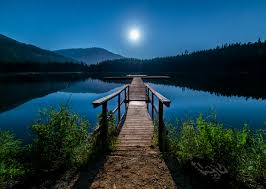
#> input picture OpenCV/Images/roadway.jpg, 266 x 189 px
$ python 15_thresh_binary.py
#> lines starting #> are read from the running program, lines starting #| are printed output that depends on the picture; after the words box and inside, x2 and y2 are one past the last pixel; in counts of white or black regions, pixels touching at a corner belong together

import cv2 as cv

import matplotlib.pyplot as plt
import numpy as np


img =  cv.imread('Images/roadway.jpg')
#> img is the input picture: shape (189, 266, 3); mean B, G, R 82.2, 65.3, 27.7
# cv.imshow('Img',img)

gray = cv.cvtColor(img,cv.COLOR_BGR2GRAY)
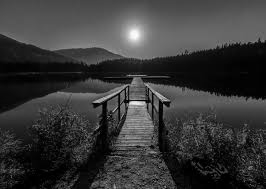
#> gray: shape (189, 266); min 0, max 255, mean 56
cv.imshow('Gray',gray)


# simple thresholding
threshold, thresh = cv.threshold(gray,  100 , 255, cv.THRESH_BINARY ) # if  >150 - 255 or  0 thats why
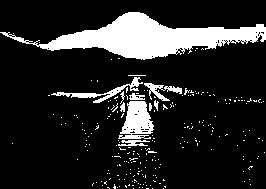
#> thresh: shape (189, 266); 15.1% white; 238 white regions (228 under 20 px), largest, box (x1, y1, x2, y2) and area: (0, 12, 266, 60) 5218, (118, 101, 154, 139) 873, (51, 77, 143, 103) 431
cv.imshow('SImple Threshold',thresh)

#inv thresholding
threshold, thresh_inv = cv.threshold(gray,  100 , 255, cv.THRESH_BINARY_INV) # if  >150 - 255 or  0 thats why
cv.imshow('  Threshold  INV ',thresh_inv)

#adaptive thresholding
# adapt_thresh = cv.adaptiveThreshold(gray ,255 ,cv.ADAPTIVE_THRESH_MEAN_C ,cv.THRESH_BINARY , 11 , 3)
# finds mean  by surrounding s on threshold
#  cv.imshow()

adapt_thresh = cv.adaptiveThreshold(gray ,255 ,cv.ADAPTIVE_THRESH_GAUSSIAN_C,cv.THRESH_BINARY , 11 , 3)
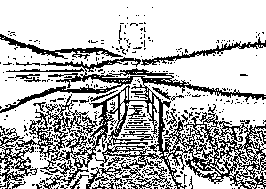
#> adapt_thresh: shape (189, 266); 72.8% white; black in thin lines or dots
cv.imshow('Adap thr',adapt_thresh)

cv.waitKey(0)

$ run again, with OpenCV/Images/group_p.jpg copied over OpenCV/Images/roadway.jpg
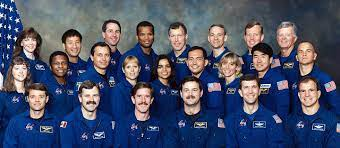
#> input picture OpenCV/Images/group_p.jpg, 340 x 148 px
#> img is the input picture: shape (148, 340, 3); mean B, G, R 103, 79.9, 72.8
#> `threshold, thresh = cv.threshold(gray,  100 , 255, cv.THRESH_BINARY )`:
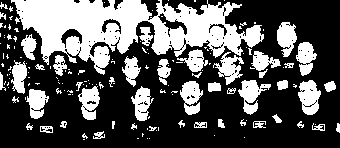
#> thresh: shape (148, 340); 34.6% white; 152 white regions (104 under 20 px), largest, box (x1, y1, x2, y2) and area: (11, 0, 264, 75) 9359, (298, 80, 321, 115) 548, (238, 80, 271, 115) 538
#> `adapt_thresh = cv.adaptiveThreshold(gray ,255 ,cv.ADAPTIVE_THRESH_GAUS..`:
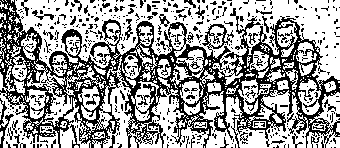
#> adapt_thresh: shape (148, 340); 61.6% white; black in thin lines or dots
